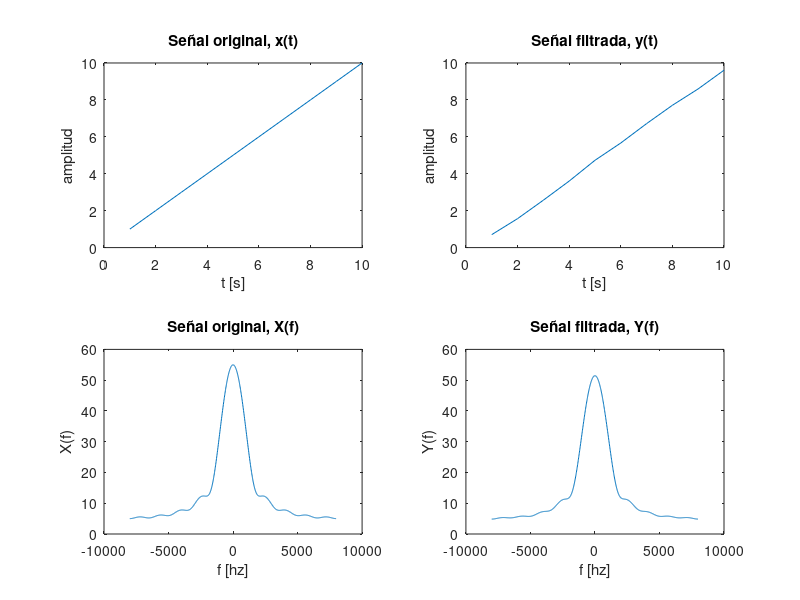

This chart was generated by the following MATLAB code:
%Filtro con estructura paralela--------------------------------------------
clear all
close all
clc
%Señal a filtrar-----------------------------------------------------------
Fs = 16000;
% n = 0:1/Fs:0.1;
n= 1:10;
f = -Fs/2:Fs/1024:(Fs/2)-(Fs/1024);
% input = sin(2*pi*500*n) + sin(2*pi*750*n) + sin(2*pi*1000*n);
input= 1:10;
%Chevishev Type II - LPF - IIR---------------------------------------------
%   Order:  8
%   Fs:     16000 Hz
%   Fstop:  600 Hz
%   Astop:  50 db

% BB = [0.00281753320009307 -0.0186332623620657 0.0564702461890572 -0.103174030121843 0.125041427898891 -0.103174030121843 0.0564702461890572 -0.0186332623620657 0.00281753320009307];
% AA = [1 -6.98651386148163 21.4132680516544 -37.5991643346928 41.3619378411999 -29.1873755018698 12.9006312896247 -3.26502081818785 0.362239735462358];

BB = [0.701138408271845 -1.14218307447944 2.27823310502802 -1.60314069311031 2.08872815912573 -0.962776467521355 2.08872815912573 -1.60314069311031 2.27823310502802 -1.14218307447944 0.701138408271845];
AA = [1 -1.86372840593322 3.49473803139883 -2.79797462304339 2.92653774648078 -1.18477771451806 1.72120930236619 -0.932373679142904 1.51417133708089 -0.686689679223326 0.491663026684541];

[r,p,k]=residue(BB,AA); 

%Pares Hx(z) , orden 10-----------------------------------------------------
[b1,a1]=residue(r(1:2),p(1:2),k);
[b2,a2]=residue(r(3:4),p(3:4),0);
[b3,a3]=residue(r(5:6),p(5:6),0);
[b4,a4]=residue(r(7:8),p(7:8),0);
[b5,a5]=residue(r(9:10),p(9:10),0);

b1 = real(b1);  b2 = real(b2);  b3 = real(b3);  b4 = real(b4);  b5 = real(b5);
a1 = real(a1);  a2 = real(a2);  a3 = real(a3);  a4 = real(a4);  a5 = real(a5);

b_coef = [b1;0 b2;0 b3;0 b4;0 b5] %Agregar 0s cuando no exista un valor a la izq
a_coef = [a1; a2; a3; a4; a5]

etapas = 5;  %#de etapas= 4 =Orden/2
u = zeros(etapas, 3); 
y_index = 1; %Numera el indice de las muestras de salida
y1 = zeros(1,length(input));

y2 = filter(BB,AA,input);    %filtro por bloques 

%Algoritmo de filtrado-----------------------------------------------------
for n_ = 1:length(input) 
    x = input(n_);
    y = 0;  
    for s = 1:etapas      
        b = b_coef(s,:);
        a = a_coef(s,:);     
        temp1 = 0; temp2 = 0;
        for k=2:3
            temp1 = temp1 - (a(k)*u(s,k));
            temp2 = temp2 + (b(k)*u(s,k));
        end
        u(s,1) = x + temp1;     
        u(s,3) = u(s,2);
        u(s,2) = u(s,1);    
        y_e = (u(s,1)*b(1)) + temp2;      
        y = y + y_e; %Acumulamos en y la salida de las N etapas
    end  
    y
    y2
    pause;
    y1(y_index) = y;
    y_index = y_index +1;
end
%--------------------------------------------------------------------------
y1;  % señal deseada
Y1 = fftshift( fft( y1,length(f) ) );

y3 = 0;
for s = 1:etapas
    b = b_coef(s,:);
    a = a_coef(s,:);
    y3 = y3 + filter(b,a,input);
end
Y = fftshift( fft( y1,length(f) ) );
X = fftshift( fft( input,length(f) ) );
Y2 = fftshift( fft( y2,length(f) ) );

% % Gráficas
figure(1)
subplot(2,2,1)
plot(n,input);
title('Señal original, x(t)');
xlabel('t [s]');
ylabel('amplitud');
subplot(2,2,3)
plot(f,abs(X));
xlabel('f [hz]');
ylabel('X(f)');
% xlim([-1200 1200]);
title('Señal original, X(f)');

subplot(2,2,2)
plot(n,y1);
% xlim([0 0.025]);
xlabel('t [s]');
ylabel('amplitud');
title('Señal filtrada, y(t)');
subplot(2,2,4)
plot(f,abs(Y1))
xlabel('f [hz]');
ylabel('Y(f)');
% xlim([-1200 1200]);
title('Señal filtrada, Y(f)');



